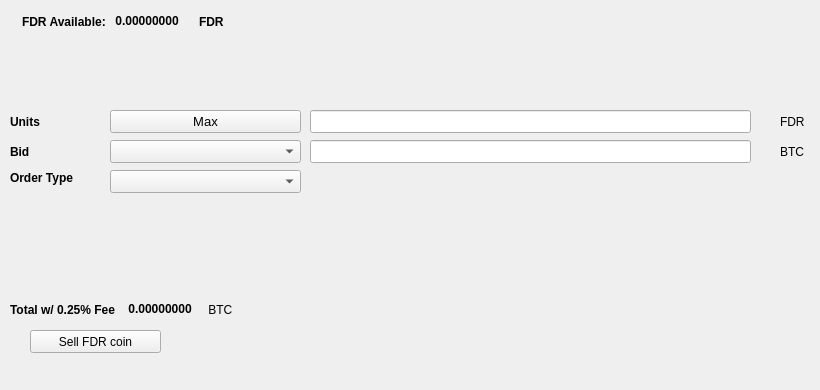
   <widget class="QWidget" name="SellTab">
    <attribute name="title">
     <string>Sell</string>
    </attribute>
    <widget class="QLabel" name="label_16">
     <property name="geometry">
      <rect>
       <x>780</x>
       <y>140</y>
       <width>31</width>
       <height>23</height>
      </rect>
     </property>
     <property name="text">
      <string>BTC</string>
     </property>
    </widget>
    <widget class="QComboBox" name="SellBidcomboBox">
     <property name="geometry">
      <rect>
       <x>110</x>
       <y>140</y>
       <width>191</width>
       <height>23</height>
      </rect>
     </property>
     <property name="font">
      <font>
       <pointsize>10</pointsize>
      </font>
     </property>
    </widget>
    <widget class="QLabel" name="label_18">
     <property name="geometry">
      <rect>
       <x>10</x>
       <y>110</y>
       <width>46</width>
       <height>23</height>
      </rect>
     </property>
     <property name="font">
      <font>
       <weight>75</weight>
       <bold>true</bold>
      </font>
     </property>
     <property name="text">
      <string>Units</string>
     </property>
    </widget>
    <widget class="QPushButton" name="Sell_Max_Amount">
     <property name="geometry">
      <rect>
       <x>110</x>
       <y>110</y>
       <width>191</width>
       <height>23</height>
      </rect>
     </property>
     <property name="font">
      <font>
       <pointsize>10</pointsize>
      </font>
     </property>
     <property name="text">
      <string>Max</string>
     </property>
    </widget>
    <widget class="QLabel" name="label_20">
     <property name="geometry">
      <rect>
       <x>10</x>
       <y>170</y>
       <width>91</width>
       <height>16</height>
      </rect>
     </property>
     <property name="font">
      <font>
       <weight>75</weight>
       <bold>true</bold>
      </font>
     </property>
     <property name="text">
      <string>Order Type</string>
     </property>
    </widget>
    <widget class="QComboBox" name="SellOrdertypeCombo">
     <property name="geometry">
      <rect>
       <x>110</x>
       <y>170</y>
       <width>191</width>
       <height>23</height>
      </rect>
     </property>
     <property name="font">
      <font>
       <pointsize>10</pointsize>
      </font>
     </property>
    </widget>
    <widget class="QLabel" name="label_21">
     <property name="geometry">
      <rect>
       <x>10</x>
       <y>140</y>
       <width>46</width>
       <height>23</height>
      </rect>
     </property>
     <property name="font">
      <font>
       <weight>75</weight>
       <bold>true</bold>
      </font>
     </property>
     <property name="text">
      <string>Bid</string>
     </property>
    </widget>
    <widget class="QLabel" name="label_22">
     <property name="geometry">
      <rect>
       <x>780</x>
       <y>110</y>
       <width>31</width>
       <height>23</height>
      </rect>
     </property>
     <property name="text">
      <string>FDR</string>
     </property>
    </widget>
    <widget class="QLineEdit" name="UnitsInputfdreserve">
     <property name="geometry">
      <rect>
       <x>310</x>
       <y>110</y>
       <width>441</width>
       <height>23</height>
      </rect>
     </property>
     <property name="font">
      <font>
       <pointsize>9</pointsize>
       <weight>75</weight>
       <bold>true</bold>
      </font>
     </property>
    </widget>
    <widget class="QLineEdit" name="SellBidPriceEdit">
     <property name="geometry">
      <rect>
       <x>310</x>
       <y>140</y>
       <width>441</width>
       <height>23</height>
      </rect>
     </property>
     <property name="font">
      <font>
       <pointsize>9</pointsize>
       <weight>75</weight>
       <bold>true</bold>
      </font>
     </property>
    </widget>
    <widget class="QPushButton" name="SellfdreserveBTN">
     <property name="geometry">
      <rect>
       <x>30</x>
       <y>330</y>
       <width>131</width>
       <height>23</height>
      </rect>
     </property>
     <property name="text">
      <string>Sell FDR coin</string>
     </property>
     <property name="icon">
      <iconset resource="../fdreserve">
       <normaloff>:/icons/bitcoin</normaloff>:/icons/bitcoin</iconset>
     </property>
    </widget>
    <widget class="QWidget" name="layoutWidget3">
     <property name="geometry">
      <rect>
       <x>22</x>
       <y>12</y>
       <width>258</width>
       <height>19</height>
      </rect>
     </property>
     <layout class="QHBoxLayout" name="horizontalLayout">
      <item>
       <widget class="QLabel" name="label232_2">
        <property name="font">
         <font>
          <weight>75</weight>
          <bold>true</bold>
         </font>
        </property>
        <property name="text">
         <string>FDR Available:</string>
        </property>
       </widget>
      </item>
      <item>
       <widget class="QLabel" name="fdreserveAvailableLabel">
        <property name="palette">
         <palette>
          <active>
           <colorrole role="WindowText">
            <brush brushstyle="SolidPattern">
             <color alpha="255">
              <red>0</red>
              <green>0</green>
              <blue>0</blue>
             </color>
            </brush>
           </colorrole>
           <colorrole role="Button">
            <brush brushstyle="SolidPattern">
             <color alpha="255">
              <red>0</red>
              <green>170</green>
              <blue>0</blue>
             </color>
            </brush>
           </colorrole>
           <colorrole role="Light">
            <brush brushstyle="SolidPattern">
             <color alpha="255">
              <red>0</red>
              <green>255</green>
              <blue>0</blue>
             </color>
            </brush>
           </colorrole>
           <colorrole role="Midlight">
            <brush brushstyle="SolidPattern">
             <color alpha="255">
              <red>0</red>
              <green>212</green>
              <blue>0</blue>
             </color>
            </brush>
           </colorrole>
           <colorrole role="Dark">
            <brush brushstyle="SolidPattern">
             <color alpha="255">
              <red>0</red>
              <green>85</green>
              <blue>0</blue>
             </color>
            </brush>
           </colorrole>
           <colorrole role="Mid">
            <brush brushstyle="SolidPattern">
             <color alpha="255">
              <red>0</red>
              <green>113</green>
              <blue>0</blue>
             </color>
            </brush>
           </colorrole>
           <colorrole role="Text">
            <brush brushstyle="SolidPattern">
             <color alpha="255">
              <red>0</red>
              <green>170</green>
              <blue>0</blue>
             </color>
            </brush>
           </colorrole>
           <colorrole role="BrightText">
            <brush brushstyle="SolidPattern">
             <color alpha="255">
              <red>255</red>
              <green>255</green>
              <blue>255</blue>
             </color>
            </brush>
           </colorrole>
           <colorrole role="ButtonText">
            <brush brushstyle="SolidPattern">
             <color alpha="255">
              <red>0</red>
              <green>0</green>
              <blue>0</blue>
             </color>
            </brush>
           </colorrole>
           <colorrole role="Base">
            <brush brushstyle="SolidPattern">
             <color alpha="255">
              <red>255</red>
              <green>255</green>
              <blue>255</blue>
             </color>
            </brush>
           </colorrole>
           <colorrole role="Window">
            <brush brushstyle="SolidPattern">
             <color alpha="255">
              <red>0</red>
              <green>170</green>
              <blue>0</blue>
             </color>
            </brush>
           </colorrole>
           <colorrole role="Shadow">
            <brush brushstyle="SolidPattern">
             <color alpha="255">
              <red>0</red>
              <green>0</green>
              <blue>0</blue>
             </color>
            </brush>
           </colorrole>
           <colorrole role="AlternateBase">
            <brush brushstyle="SolidPattern">
             <color alpha="255">
              <red>127</red>
              <green>212</green>
              <blue>127</blue>
             </color>
            </brush>
           </colorrole>
           <colorrole role="ToolTipBase">
            <brush brushstyle="SolidPattern">
             <color alpha="255">
              <red>255</red>
              <green>255</green>
              <blue>220</blue>
             </color>
            </brush>
           </colorrole>
           <colorrole role="ToolTipText">
            <brush brushstyle="SolidPattern">
             <color alpha="255">
              <red>0</red>
              <green>0</green>
              <blue>0</blue>
             </color>
            </brush>
           </colorrole>
          </active>
          <inactive>
           <colorrole role="WindowText">
            <brush brushstyle="SolidPattern">
             <color alpha="255">
              <red>0</red>
              <green>0</green>
              <blue>0</blue>
             </color>
            </brush>
           </colorrole>
           <colorrole role="Button">
            <brush brushstyle="SolidPattern">
             <color alpha="255">
              <red>0</red>
              <green>170</green>
              <blue>0</blue>
             </color>
            </brush>
           </colorrole>
           <colorrole role="Light">
            <brush brushstyle="SolidPattern">
             <color alpha="255">
              <red>0</red>
              <green>255</green>
              <blue>0</blue>
             </color>
            </brush>
           </colorrole>
           <colorrole role="Midlight">
            <brush brushstyle="SolidPattern">
             <color alpha="255">
              <red>0</red>
              <green>212</green>
              <blue>0</blue>
             </color>
            </brush>
           </colorrole>
           <colorrole role="Dark">
            <brush brushstyle="SolidPattern">
             <color alpha="255">
              <red>0</red>
              <green>85</green>
              <blue>0</blue>
             </color>
            </brush>
           </colorrole>
           <colorrole role="Mid">
            <brush brushstyle="SolidPattern">
             <color alpha="255">
              <red>0</red>
              <green>113</green>
              <blue>0</blue>
             </color>
            </brush>
           </colorrole>
           <colorrole role="Text">
            <brush brushstyle="SolidPattern">
             <color alpha="255">
              <red>0</red>
              <green>170</green>
              <blue>0</blue>
             </color>
            </brush>
           </colorrole>
           <colorrole role="BrightText">
            <brush brushstyle="SolidPattern">
             <color alpha="255">
              <red>255</red>
              <green>255</green>
              <blue>255</blue>
             </color>
            </brush>
           </colorrole>
           <colorrole role="ButtonText">
            <brush brushstyle="SolidPattern">
             <color alpha="255">
              <red>0</red>
              <green>0</green>
              <blue>0</blue>
             </color>
            </brush>
           </colorrole>
           <colorrole role="Base">
            <brush brushstyle="SolidPattern">
             <color alpha="255">
              <red>255</red>
              <green>255</green>
              <blue>255</blue>
             </color>
            </brush>
           </colorrole>
           <colorrole role="Window">
            <brush brushstyle="SolidPattern">
             <color alpha="255">
              <red>0</red>
              <green>170</green>
              <blue>0</blue>
             </color>
            </brush>
           </colorrole>
           <colorrole role="Shadow">
            <brush brushstyle="SolidPattern">
             <color alpha="255">
              <red>0</red>
              <green>0</green>
              <blue>0</blue>
             </color>
            </brush>
           </colorrole>
           <colorrole role="AlternateBase">
            <brush brushstyle="SolidPattern">
             <color alpha="255">
              <red>127</red>
              <green>212</green>
              <blue>127</blue>
             </color>
            </brush>
           </colorrole>
           <colorrole role="ToolTipBase">
            <brush brushstyle="SolidPattern">
             <color alpha="255">
              <red>255</red>
              <green>255</green>
              <blue>220</blue>
             </color>
            </brush>
           </colorrole>
           <colorrole role="ToolTipText">
            <brush brushstyle="SolidPattern">
             <color alpha="255">
              <red>0</red>
              <green>0</green>
              <blue>0</blue>
             </color>
            </brush>
           </colorrole>
          </inactive>
          <disabled>
           <colorrole role="WindowText">
            <brush brushstyle="SolidPattern">
             <color alpha="255">
              <red>0</red>
              <green>85</green>
              <blue>0</blue>
             </color>
            </brush>
           </colorrole>
           <colorrole role="Button">
            <brush brushstyle="SolidPattern">
             <color alpha="255">
              <red>0</red>
              <green>170</green>
              <blue>0</blue>
             </color>
            </brush>
           </colorrole>
           <colorrole role="Light">
            <brush brushstyle="SolidPattern">
             <color alpha="255">
              <red>0</red>
              <green>255</green>
              <blue>0</blue>
             </color>
            </brush>
           </colorrole>
           <colorrole role="Midlight">
            <brush brushstyle="SolidPattern">
             <color alpha="255">
              <red>0</red>
              <green>212</green>
              <blue>0</blue>
             </color>
            </brush>
           </colorrole>
           <colorrole role="Dark">
            <brush brushstyle="SolidPattern">
             <color alpha="255">
              <red>0</red>
              <green>85</green>
              <blue>0</blue>
             </color>
            </brush>
           </colorrole>
           <colorrole role="Mid">
            <brush brushstyle="SolidPattern">
             <color alpha="255">
              <red>0</red>
              <green>113</green>
              <blue>0</blue>
             </color>
            </brush>
           </colorrole>
           <colorrole role="Text">
            <brush brushstyle="SolidPattern">
             <color alpha="255">
              <red>0</red>
              <green>85</green>
              <blue>0</blue>
             </color>
            </brush>
           </colorrole>
           <colorrole role="BrightText">
            <brush brushstyle="SolidPattern">
             <color alpha="255">
              <red>255</red>
              <green>255</green>
              <blue>255</blue>
             </color>
            </brush>
           </colorrole>
           <colorrole role="ButtonText">
            <brush brushstyle="SolidPattern">
             <color alpha="255">
              <red>0</red>
              <green>85</green>
              <blue>0</blue>
             </color>
            </brush>
           </colorrole>
           <colorrole role="Base">
            <brush brushstyle="SolidPattern">
             <color alpha="255">
              <red>0</red>
              <green>170</green>
              <blue>0</blue>
             </color>
            </brush>
           </colorrole>
           <colorrole role="Window">
            <brush brushstyle="SolidPattern">
             <color alpha="255">
              <red>0</red>
              <green>170</green>
              <blue>0</blue>
             </color>
            </brush>
           </colorrole>
           <colorrole role="Shadow">
            <brush brushstyle="SolidPattern">
             <color alpha="255">
              <red>0</red>
              <green>0</green>
              <blue>0</blue>
             </color>
            </brush>
           </colorrole>
           <colorrole role="AlternateBase">
            <brush brushstyle="SolidPattern">
             <color alpha="255">
              <red>0</red>
              <green>170</green>
              <blue>0</blue>
             </color>
            </brush>
           </colorrole>
           <colorrole role="ToolTipBase">
            <brush brushstyle="SolidPattern">
             <color alpha="255">
              <red>255</red>
              <green>255</green>
              <blue>220</blue>
             </color>
            </brush>
           </colorrole>
           <colorrole role="ToolTipText">
            <brush brushstyle="SolidPattern">
             <color alpha="255">
              <red>0</red>
              <green>0</green>
              <blue>0</blue>
             </color>
            </brush>
           </colorrole>
          </disabled>
         </palette>
        </property>
        <property name="font">
         <font>
          <weight>75</weight>
          <bold>true</bold>
         </font>
        </property>
        <property name="text">
         <string> 0.00000000 </string>
        </property>
        <property name="textInteractionFlags">
         <set>Qt::LinksAccessibleByMouse|Qt::TextSelectableByKeyboard|Qt::TextSelectableByMouse</set>
        </property>
       </widget>
      </item>
      <item>
       <widget class="QLabel" name="labelfdreserve">
        <property name="font">
         <font>
          <weight>75</weight>
          <bold>true</bold>
         </font>
        </property>
        <property name="text">
         <string>FDR</string>
        </property>
       </widget>
      </item>
     </layout>
    </widget>
    <widget class="QWidget" name="layoutWidget">
     <property name="geometry">
      <rect>
       <x>10</x>
       <y>300</y>
       <width>268</width>
       <height>19</height>
      </rect>
     </property>
     <layout class="QHBoxLayout" name="horizontalLayout_2">
      <item>
       <widget class="QLabel" name="label_19">
        <property name="font">
         <font>
          <weight>75</weight>
          <bold>true</bold>
         </font>
        </property>
        <property name="text">
         <string>Total w/ 0.25% Fee </string>
        </property>
       </widget>
      </item>
      <item>
       <widget class="QLabel" name="SellCostLabel">
        <property name="palette">
         <palette>
          <active>
           <colorrole role="WindowText">
            <brush brushstyle="SolidPattern">
             <color alpha="255">
              <red>0</red>
              <green>0</green>
              <blue>0</blue>
             </color>
            </brush>
           </colorrole>
           <colorrole role="Button">
            <brush brushstyle="SolidPattern">
             <color alpha="255">
              <red>0</red>
              <green>170</green>
              <blue>0</blue>
             </color>
            </brush>
           </colorrole>
           <colorrole role="Light">
            <brush brushstyle="SolidPattern">
             <color alpha="255">
              <red>0</red>
              <green>255</green>
              <blue>0</blue>
             </color>
            </brush>
           </colorrole>
           <colorrole role="Midlight">
            <brush brushstyle="SolidPattern">
             <color alpha="255">
              <red>0</red>
              <green>212</green>
              <blue>0</blue>
             </color>
            </brush>
           </colorrole>
           <colorrole role="Dark">
            <brush brushstyle="SolidPattern">
             <color alpha="255">
              <red>0</red>
              <green>85</green>
              <blue>0</blue>
             </color>
            </brush>
           </colorrole>
           <colorrole role="Mid">
            <brush brushstyle="SolidPattern">
             <color alpha="255">
              <red>0</red>
              <green>113</green>
              <blue>0</blue>
             </color>
            </brush>
           </colorrole>
           <colorrole role="Text">
            <brush brushstyle="SolidPattern">
             <color alpha="255">
              <red>0</red>
              <green>170</green>
              <blue>0</blue>
             </color>
            </brush>
           </colorrole>
           <colorrole role="BrightText">
            <brush brushstyle="SolidPattern">
             <color alpha="255">
              <red>255</red>
              <green>255</green>
              <blue>255</blue>
             </color>
            </brush>
           </colorrole>
           <colorrole role="ButtonText">
            <brush brushstyle="SolidPattern">
             <color alpha="255">
              <red>0</red>
              <green>0</green>
              <blue>0</blue>
             </color>
            </brush>
           </colorrole>
           <colorrole role="Base">
            <brush brushstyle="SolidPattern">
             <color alpha="255">
              <red>255</red>
              <green>255</green>
              <blue>255</blue>
             </color>
            </brush>
           </colorrole>
           <colorrole role="Window">
            <brush brushstyle="SolidPattern">
             <color alpha="255">
              <red>0</red>
              <green>170</green>
              <blue>0</blue>
             </color>
            </brush>
           </colorrole>
           <colorrole role="Shadow">
            <brush brushstyle="SolidPattern">
             <color alpha="255">
              <red>0</red>
              <green>0</green>
              <blue>0</blue>
             </color>
            </brush>
           </colorrole>
           <colorrole role="AlternateBase">
            <brush brushstyle="SolidPattern">
             <color alpha="255">
              <red>127</red>
              <green>212</green>
              <blue>127</blue>
             </color>
            </brush>
           </colorrole>
           <colorrole role="ToolTipBase">
            <brush brushstyle="SolidPattern">
             <color alpha="255">
              <red>255</red>
              <green>255</green>
              <blue>220</blue>
             </color>
            </brush>
           </colorrole>
           <colorrole role="ToolTipText">
            <brush brushstyle="SolidPattern">
             <color alpha="255">
              <red>0</red>
              <green>0</green>
              <blue>0</blue>
             </color>
            </brush>
           </colorrole>
          </active>
          <inactive>
           <colorrole role="WindowText">
            <brush brushstyle="SolidPattern">
             <color alpha="255">
              <red>0</red>
              <green>0</green>
              <blue>0</blue>
             </color>
            </brush>
           </colorrole>
           <colorrole role="Button">
            <brush brushstyle="SolidPattern">
             <color alpha="255">
              <red>0</red>
              <green>170</green>
              <blue>0</blue>
             </color>
            </brush>
           </colorrole>
           <colorrole role="Light">
            <brush brushstyle="SolidPattern">
             <color alpha="255">
              <red>0</red>
              <green>255</green>
              <blue>0</blue>
             </color>
            </brush>
           </colorrole>
           <colorrole role="Midlight">
            <brush brushstyle="SolidPattern">
             <color alpha="255">
              <red>0</red>
              <green>212</green>
              <blue>0</blue>
             </color>
            </brush>
           </colorrole>
           <colorrole role="Dark">
            <brush brushstyle="SolidPattern">
             <color alpha="255">
              <red>0</red>
              <green>85</green>
              <blue>0</blue>
             </color>
            </brush>
           </colorrole>
           <colorrole role="Mid">
            <brush brushstyle="SolidPattern">
             <color alpha="255">
              <red>0</red>
              <green>113</green>
              <blue>0</blue>
             </color>
            </brush>
           </colorrole>
           <colorrole role="Text">
            <brush brushstyle="SolidPattern">
             <color alpha="255">
              <red>0</red>
              <green>170</green>
              <blue>0</blue>
             </color>
            </brush>
           </colorrole>
           <colorrole role="BrightText">
            <brush brushstyle="SolidPattern">
             <color alpha="255">
              <red>255</red>
              <green>255</green>
              <blue>255</blue>
             </color>
            </brush>
           </colorrole>
           <colorrole role="ButtonText">
            <brush brushstyle="SolidPattern">
             <color alpha="255">
              <red>0</red>
              <green>0</green>
              <blue>0</blue>
             </color>
            </brush>
           </colorrole>
           <colorrole role="Base">
            <brush brushstyle="SolidPattern">
             <color alpha="255">
              <red>255</red>
              <green>255</green>
              <blue>255</blue>
             </color>
            </brush>
           </colorrole>
           <colorrole role="Window">
            <brush brushstyle="SolidPattern">
             <color alpha="255">
              <red>0</red>
              <green>170</green>
              <blue>0</blue>
             </color>
            </brush>
           </colorrole>
           <colorrole role="Shadow">
            <brush brushstyle="SolidPattern">
             <color alpha="255">
              <red>0</red>
              <green>0</green>
              <blue>0</blue>
             </color>
            </brush>
           </colorrole>
           <colorrole role="AlternateBase">
            <brush brushstyle="SolidPattern">
             <color alpha="255">
              <red>127</red>
              <green>212</green>
              <blue>127</blue>
             </color>
            </brush>
           </colorrole>
           <colorrole role="ToolTipBase">
            <brush brushstyle="SolidPattern">
             <color alpha="255">
              <red>255</red>
              <green>255</green>
              <blue>220</blue>
             </color>
            </brush>
           </colorrole>
           <colorrole role="ToolTipText">
            <brush brushstyle="SolidPattern">
             <color alpha="255">
              <red>0</red>
              <green>0</green>
              <blue>0</blue>
             </color>
            </brush>
           </colorrole>
          </inactive>
          <disabled>
           <colorrole role="WindowText">
            <brush brushstyle="SolidPattern">
             <color alpha="255">
              <red>0</red>
              <green>85</green>
              <blue>0</blue>
             </color>
            </brush>
           </colorrole>
           <colorrole role="Button">
            <brush brushstyle="SolidPattern">
             <color alpha="255">
              <red>0</red>
              <green>170</green>
              <blue>0</blue>
             </color>
            </brush>
           </colorrole>
           <colorrole role="Light">
            <brush brushstyle="SolidPattern">
             <color alpha="255">
              <red>0</red>
              <green>255</green>
              <blue>0</blue>
             </color>
            </brush>
           </colorrole>
           <colorrole role="Midlight">
            <brush brushstyle="SolidPattern">
             <color alpha="255">
              <red>0</red>
              <green>212</green>
              <blue>0</blue>
             </color>
            </brush>
           </colorrole>
           <colorrole role="Dark">
            <brush brushstyle="SolidPattern">
             <color alpha="255">
              <red>0</red>
              <green>85</green>
              <blue>0</blue>
             </color>
            </brush>
           </colorrole>
           <colorrole role="Mid">
            <brush brushstyle="SolidPattern">
             <color alpha="255">
              <red>0</red>
              <green>113</green>
              <blue>0</blue>
             </color>
            </brush>
           </colorrole>
           <colorrole role="Text">
            <brush brushstyle="SolidPattern">
             <color alpha="255">
              <red>0</red>
              <green>85</green>
              <blue>0</blue>
             </color>
            </brush>
           </colorrole>
           <colorrole role="BrightText">
            <brush brushstyle="SolidPattern">
             <color alpha="255">
              <red>255</red>
              <green>255</green>
              <blue>255</blue>
             </color>
            </brush>
           </colorrole>
           <colorrole role="ButtonText">
            <brush brushstyle="SolidPattern">
             <color alpha="255">
              <red>0</red>
              <green>85</green>
              <blue>0</blue>
             </color>
            </brush>
           </colorrole>
           <colorrole role="Base">
            <brush brushstyle="SolidPattern">
             <color alpha="255">
              <red>0</red>
              <green>170</green>
              <blue>0</blue>
             </color>
            </brush>
           </colorrole>
           <colorrole role="Window">
            <brush brushstyle="SolidPattern">
             <color alpha="255">
              <red>0</red>
              <green>170</green>
              <blue>0</blue>
             </color>
            </brush>
           </colorrole>
           <colorrole role="Shadow">
            <brush brushstyle="SolidPattern">
             <color alpha="255">
              <red>0</red>
              <green>0</green>
              <blue>0</blue>
             </color>
            </brush>
           </colorrole>
           <colorrole role="AlternateBase">
            <brush brushstyle="SolidPattern">
             <color alpha="255">
              <red>0</red>
              <green>170</green>
              <blue>0</blue>
             </color>
            </brush>
           </colorrole>
           <colorrole role="ToolTipBase">
            <brush brushstyle="SolidPattern">
             <color alpha="255">
              <red>255</red>
              <green>255</green>
              <blue>220</blue>
             </color>
            </brush>
           </colorrole>
           <colorrole role="ToolTipText">
            <brush brushstyle="SolidPattern">
             <color alpha="255">
              <red>0</red>
              <green>0</green>
              <blue>0</blue>
             </color>
            </brush>
           </colorrole>
          </disabled>
         </palette>
        </property>
        <property name="font">
         <font>
          <weight>75</weight>
          <bold>true</bold>
         </font>
        </property>
        <property name="autoFillBackground">
         <bool>false</bool>
        </property>
        <property name="text">
         <string> 0.00000000</string>
        </property>
        <property name="textInteractionFlags">
         <set>Qt::LinksAccessibleByMouse|Qt::TextSelectableByMouse</set>
        </property>
       </widget>
      </item>
      <item>
       <widget class="QLabel" name="label_17">
        <property name="font">
         <font>
          <weight>50</weight>
          <bold>false</bold>
         </font>
        </property>
        <property name="text">
         <string> BTC</string>
        </property>
       </widget>
      </item>
     </layout>
    </widget>
    <widget class="QLabel" name="label_23">
     <property name="geometry">
      <rect>
       <x>460</x>
       <y>300</y>
       <width>281</width>
       <height>81</height>
      </rect>
     </property>
     <property name="text">
      <string/>
     </property>
     <property name="pixmap">
      <pixmap>:/images/bittrex</pixmap>
     </property>
    </widget>
   </widget>
